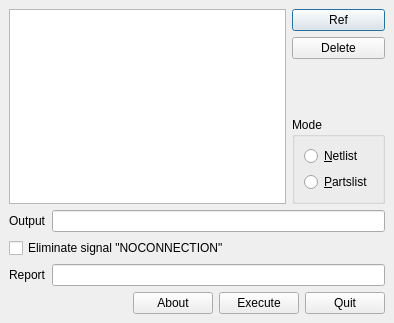
<ui version="4.0" >
 <author></author>
 <comment></comment>
 <exportmacro></exportmacro>
 <class>qnlMain</class>
 <widget class="QDialog" name="qnlMain" >
  <property name="geometry" >
   <rect>
    <x>0</x>
    <y>0</y>
    <width>394</width>
    <height>323</height>
   </rect>
  </property>
  <property name="windowTitle" >
   <string>Qt-Nlist Version 0.47</string>
  </property>
  <layout class="QVBoxLayout" >
   <property name="margin" >
    <number>9</number>
   </property>
   <property name="spacing" >
    <number>6</number>
   </property>
   <item>
    <layout class="QHBoxLayout" >
     <property name="margin" >
      <number>0</number>
     </property>
     <property name="spacing" >
      <number>6</number>
     </property>
     <item>
      <widget class="QListWidget" name="listFilename" />
     </item>
     <item>
      <layout class="QVBoxLayout" >
       <property name="margin" >
        <number>0</number>
       </property>
       <property name="spacing" >
        <number>6</number>
       </property>
       <item>
        <layout class="QHBoxLayout" >
         <property name="margin" >
          <number>0</number>
         </property>
         <property name="spacing" >
          <number>6</number>
         </property>
         <item>
          <layout class="QVBoxLayout" >
           <property name="margin" >
            <number>0</number>
           </property>
           <property name="spacing" >
            <number>6</number>
           </property>
           <item>
            <widget class="QPushButton" name="refButton" >
             <property name="text" >
              <string>Ref</string>
             </property>
            </widget>
           </item>
           <item>
            <widget class="QPushButton" name="delButton" >
             <property name="text" >
              <string>Delete</string>
             </property>
            </widget>
           </item>
          </layout>
         </item>
        </layout>
       </item>
       <item>
        <spacer>
         <property name="orientation" >
          <enum>Qt::Vertical</enum>
         </property>
         <property name="sizeHint" >
          <size>
           <width>20</width>
           <height>40</height>
          </size>
         </property>
        </spacer>
       </item>
       <item>
        <widget class="QGroupBox" name="groupBox" >
         <property name="title" >
          <string>Mode</string>
         </property>
         <layout class="QVBoxLayout" >
          <property name="margin" >
           <number>9</number>
          </property>
          <property name="spacing" >
           <number>6</number>
          </property>
          <item>
           <widget class="QRadioButton" name="radioNetlist" >
            <property name="text" >
             <string>&amp;Netlist</string>
            </property>
           </widget>
          </item>
          <item>
           <widget class="QRadioButton" name="radioPartslist" >
            <property name="text" >
             <string>&amp;Partslist</string>
            </property>
           </widget>
          </item>
         </layout>
        </widget>
       </item>
      </layout>
     </item>
    </layout>
   </item>
   <item>
    <layout class="QHBoxLayout" >
     <property name="margin" >
      <number>0</number>
     </property>
     <property name="spacing" >
      <number>6</number>
     </property>
     <item>
      <widget class="QLabel" name="label" >
       <property name="text" >
        <string>Output</string>
       </property>
      </widget>
     </item>
     <item>
      <widget class="QLineEdit" name="lineEditOutput" />
     </item>
    </layout>
   </item>
   <item>
    <widget class="QCheckBox" name="checkNotListNetNOCONNECTION" >
     <property name="text" >
      <string>Eliminate signal "NOCONNECTION"</string>
     </property>
    </widget>
   </item>
   <item>
    <layout class="QHBoxLayout" >
     <property name="margin" >
      <number>0</number>
     </property>
     <property name="spacing" >
      <number>6</number>
     </property>
     <item>
      <widget class="QLabel" name="label_2" >
       <property name="text" >
        <string>Report</string>
       </property>
      </widget>
     </item>
     <item>
      <widget class="QLineEdit" name="lineEditReport" />
     </item>
    </layout>
   </item>
   <item>
    <layout class="QHBoxLayout" >
     <property name="margin" >
      <number>0</number>
     </property>
     <property name="spacing" >
      <number>6</number>
     </property>
     <item>
      <spacer>
       <property name="orientation" >
        <enum>Qt::Horizontal</enum>
       </property>
       <property name="sizeHint" >
        <size>
         <width>40</width>
         <height>20</height>
        </size>
       </property>
      </spacer>
     </item>
     <item>
      <widget class="QPushButton" name="aboutButton" >
       <property name="text" >
        <string>About</string>
       </property>
      </widget>
     </item>
     <item>
      <widget class="QPushButton" name="executeButton" >
       <property name="text" >
        <string>Execute</string>
       </property>
      </widget>
     </item>
     <item>
      <widget class="QPushButton" name="quitButton" >
       <property name="text" >
        <string>Quit</string>
       </property>
      </widget>
     </item>
    </layout>
   </item>
  </layout>
 </widget>
 <pixmapfunction></pixmapfunction>
 <tabstops>
  <tabstop>refButton</tabstop>
  <tabstop>delButton</tabstop>
  <tabstop>radioNetlist</tabstop>
  <tabstop>radioPartslist</tabstop>
  <tabstop>lineEditOutput</tabstop>
  <tabstop>checkNotListNetNOCONNECTION</tabstop>
  <tabstop>lineEditReport</tabstop>
  <tabstop>quitButton</tabstop>
  <tabstop>executeButton</tabstop>
  <tabstop>aboutButton</tabstop>
  <tabstop>listFilename</tabstop>
 </tabstops>
 <resources/>
 <connections>
  <connection>
   <sender>executeButton</sender>
   <signal>clicked()</signal>
   <receiver>qnlMain</receiver>
   <slot>accept()</slot>
   <hints>
    <hint type="sourcelabel" >
     <x>278</x>
     <y>253</y>
    </hint>
    <hint type="destinationlabel" >
     <x>96</x>
     <y>254</y>
    </hint>
   </hints>
  </connection>
  <connection>
   <sender>quitButton</sender>
   <signal>clicked()</signal>
   <receiver>qnlMain</receiver>
   <slot>reject()</slot>
   <hints>
    <hint type="sourcelabel" >
     <x>369</x>
     <y>253</y>
    </hint>
    <hint type="destinationlabel" >
     <x>179</x>
     <y>282</y>
    </hint>
   </hints>
  </connection>
 </connections>
</ui>
